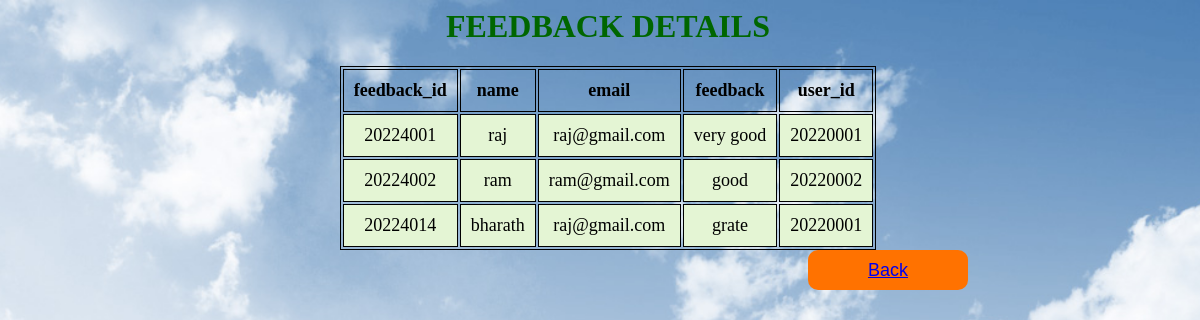
/feedback_content.php, run on the app's committed database.
### tables this page shows
CREATE TABLE `feedback` (
  `feedback_id` bigint(10) NOT NULL,
  `name` varchar(15) NOT NULL,
  `email` varchar(15) NOT NULL,
  `feedback` varchar(100) NOT NULL,
  `user_id` bigint(10) DEFAULT NULL
);

### feedback_content.php (the view, shortened to what this page needs)
<h1>FEEDBACK DETAILS</h1>
<?php
	         include 'config.php';
            $query = "SELECT * FROM `feedback` WHERE 1";
            $res = mysqli_query($conn,$query);
            $all_property = array();
            echo '<table class="data-table"><thead>';
            while ($property = mysqli_fetch_field($res)) {
                echo '<th>' . $property->name . '</th>';
                array_push($all_property, $property->name);
            }
            echo '</thead>';
            while ($row = mysqli_fetch_array($res)) {
                echo "<tr>";
                foreach ($all_property as $item) {
                    echo '<td>' . $row[$item] . '</td>';
                }
                echo '</tr>';
            }
            echo "</table>";
?>
<!DOCTYPE html>
<html lang="en">
<head>
    <link rel="stylesheet" type="text/css" href="style_content.css">
</head>
<body>
<button class="cn"><a href="add_admin.php"> Back </a></button>
</body>
</html>

### style_content.css (style rules this page uses)
table { margin: 0 auto; font-size: large; border: 1px solid black; }
h1 { text-align: center; color: #006600; font-size: xx-large; font-family: 'Gill Sans', 'Gill Sans MT', ' Calibri', 'Trebuchet MS', 'sans-serif'; }
td { background-color: #E4F5D4; border: 1px solid black; }
th, td { font-weight: bold; border: 1px solid black; padding: 10px; text-align: center; }
td { font-weight: lighter; }
.cn { width: 160px; height: 40px; background: #ff7200; border: none; margin-bottom: 10px; margin-left: 800px; font-size: 18px; border-radius: 10px; cursor: pointer; transition: .4s ease; }
body { width: 100%; min-height: 100vh; background-image: url(srajan.jpg); background-position: center; background-size: cover; justify-content: center; align-items: center; }

### data on the page
feedback: feedback_id "20224001", name "raj", email "raj@gmail.com", feedback "very good", user "20220001"
feedback: feedback_id "20224002", name "ram", email "ram@gmail.com", feedback "good", user "20220002"
feedback: feedback_id "20224014", name "bharath", email "raj@gmail.com", feedback "grate", user "20220001"

### other printed values
$property->name "feedback_id"
$property->name "name"
$property->name "email"
$property->name "feedback"
$property->name "user_id"
